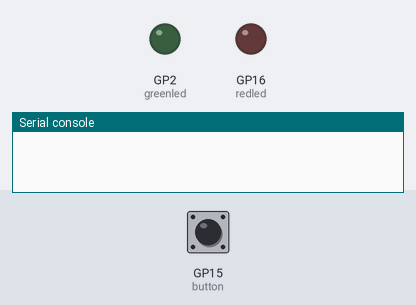
This program was run on a simulated Raspberry Pi Pico running CircuitPython. On the bench: output pins drawn as LEDs (lit = HIGH), the last lines printed to the serial console. Dashed ring = blinking. The test bench sets the inputs (shaded band); at power-on: GP15 (button) LOW. At 4.8 s the program ends and the board releases its pins; the recording ends there.

Above: at 1.2 s.
1.3 s: GP15 (button) pulled HIGH for 0.15 s
At 2.7 s:
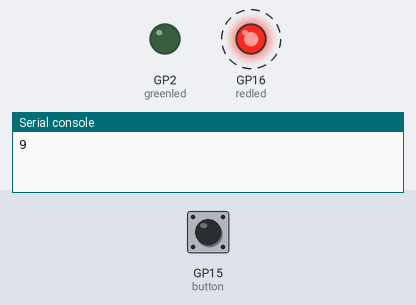
4.4 s: GP15 (button) driven HIGH
Timing chart, 0 to 4.8 s (numbered marks = the images above; inputs shaded):
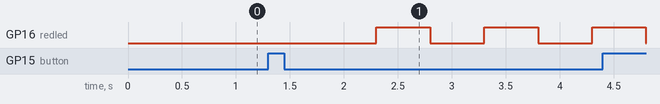

The program:

Launchpad3.py
```python
# type: ignore
import board
import digitalio
import time
import sys

redled = digitalio.DigitalInOut(board.GP16)
redled.direction = digitalio.Direction.OUTPUT
greenled = digitalio.DigitalInOut(board.GP2)
greenled.direction = digitalio.Direction.OUTPUT
button = digitalio.DigitalInOut(board.GP15)
button.pull = digitalio.Pull.DOWN
button.direction = digitalio.Direction.INPUT
Counter = 10
greenled.value = False
redled.value = False

while True:
        # Testing to make sure button works
        if button.value == True:
                print("Button Works")
        if button.value == True:
                # Pause so it doesn't accidently immidetly abort
                time.sleep(1)
                for x in range(10):
                        Counter -= 1
                        redled.value = True
                        print(Counter)
                        # Checks between sleeps so that no matter when you press the button it will work
                        if button.value == True:
                                Abort()
                        time.sleep(0.5)
                        redled.value = False
                        if button.value == True:
                                Abort()
                        time.sleep(0.5)
                        if button.value == True:
                                Abort()
                Counter = 10
                redled.value = False
                greenled.value = True
                print("Launch")
                time.sleep(3)
                greenled.value = False
        # Abort function that resets code
        def Abort():
                print("ABORT")
                sys.exit("ABORT") 
```

Measured:
- after the input at 1.3 s, GP16 (redled): alternates HIGH for 0.50 s and LOW for 0.50 s, starting after 1.0 s
